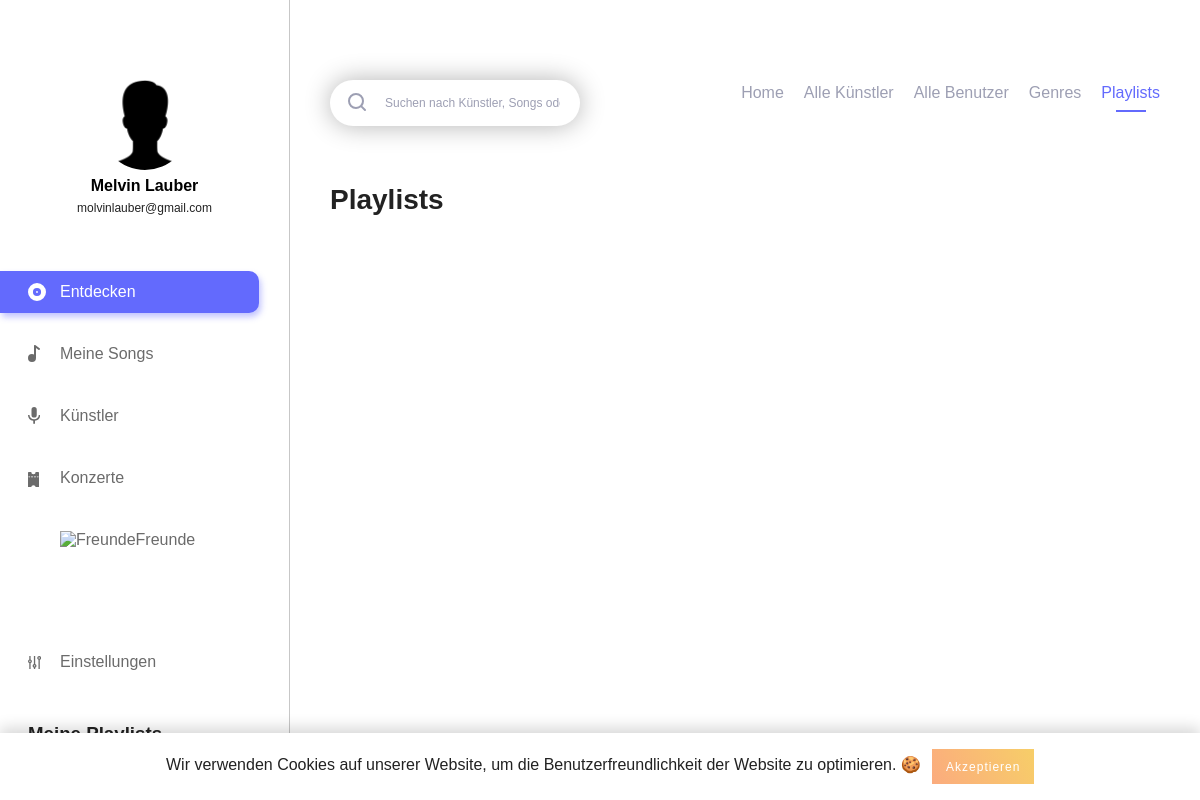
/playlist_detail.php?playlist_id=1 (signed in), run on the app's committed database.
### tables this page shows
CREATE TABLE IF NOT EXISTS `users` (
  `id` int(11) NOT NULL AUTO_INCREMENT,
  `username` varchar(255) NOT NULL,
  `email` varchar(255) NOT NULL,
  `firstname` varchar(255) NOT NULL,
  `lastname` varchar(255) NOT NULL,
  `password_hash` varchar(255) NOT NULL,
  `password_token` varchar(255) NOT NULL,
  `is_artist` int(1) NOT NULL,
  `has_darkmode` tinyint(1) NOT NULL,
  `insta` text,
  `facebook` text,
  PRIMARY KEY (`id`),
  UNIQUE KEY `username` (`username`),
  UNIQUE KEY `email` (`email`)
);

### includes/start.php (called while the page is built, shortened)
<?php
include 'db.php';
if (isset($_SESSION['user']['id']) && !empty($_SESSION['user']['id'])) {
	$statement = $pdo->prepare("SELECT * FROM `users` WHERE `id` = :id");
	$result = $statement->execute(array('id' => $_SESSION['user']['id']));
}
?>

### includes/navigation_left.php (the view, shortened to what this page needs)
<?php
if(isset($_SESSION['active'])) {
	$active_class = $_SESSION['active'];
}
$query = "SELECT * FROM `users` WHERE `id` = ".$_SESSION['user']['id'];
$playlist_query = "SELECT * FROM `playlist` WHERE `user_id` = ".$_SESSION['user']['id'];
?>
<div class="navigation_left">
	<div class="navigation_wrapper">
		<div class="profile">
			<?php if (file_exists('img/profiles/user_'.$_SESSION['user']['id'].'.jpg')) { ?>
			<div class="profile_picture" style="background-image: url('img/profiles/user_<?php echo $_SESSION['user']['id']; ?>.jpg');background-position: center; background-size: 140%;" alt="user_image"></div>
			<?php } else { ?>
			<div class="profile_picture" style="background-image: url('img/profiles/no_user_image.png');background-position: center; background-size: 140%;" alt="user_image"></div>
			<?php } ?>
			<h3 class="profile_name">
				<?php foreach ($pdo->query($query) as $user_data) {
					echo htmlspecialchars($user_data['firstname']).' '.htmlspecialchars($user_data['lastname']);
				} ?>
			</h3>
			<p class="profile_mail">
				<?php foreach ($pdo->query($query) as $user_data) {
					echo htmlspecialchars($user_data['email']);
				} ?>
			</p>
		</div>
		<div class="main_navigation">
			<ul>
				<li class="navigation_element <?php if($active_class === 'discover') { echo 'active'; } ?>"><a href="index.php"><img class="svg" src="img/assets/discover.svg" alt="<?php echo DISCOVER; ?>"><?php echo DISCOVER; ?></a></li>
				<li class="navigation_element <?php if($active_class === 'my_songs') { echo 'active'; } ?>"><a href="my_songs.php"><img class="svg" src="img/assets/my_songs.svg" alt="<?php echo MY_SONGS; ?>"><?php echo MY_SONGS; ?></a></li>
				<li class="navigation_element <?php if($active_class === 'artists') { echo 'active'; } ?>"><a href="artists.php"><img class="svg" src="img/assets/artists.svg" alt="<?php echo ARTISTS; ?>"><?php echo ARTISTS; ?></a></li>
				<li class="navigation_element <?php if($active_class === 'events') { echo 'active'; } ?>"><a href="events.php"><img class="svg" src="img/assets/events.svg" alt="<?php echo EVENTS; ?>"><?php echo EVENTS; ?></a></li>
				<li class="navigation_element <?php if($active_class === 'friends') { echo 'active'; } ?>"><a href="friends.php"><img class="svg" src="img/assets/friends.svg" alt="<?php echo FRIENDS; ?>"><?php echo FRIENDS; ?></a></li>
				<li class="navigation_element <?php if($active_class === 'settings') { echo 'active'; } ?>"><a href="settings.php"><img class="svg" src="img/assets/settings_nav.svg" alt="<?php echo SETTINGS; ?>"><?php echo SETTINGS; ?></a></li>
			</ul>
		</div>
		<div class="playlist_wrapper">
			<h3 class="playlist_title"><?php echo MY_PLAYLISTS; ?></h3>
			<ul>
				<?php foreach ($pdo->query($playlist_query) as $playlist_data) { ?>
					<li class="playlist_element"><a href="playlist_detail.php?playlist_id=<?php echo $playlist_data['playlist_id']; ?>"><?php echo $playlist_data['playlist_name']; ?></a></li>
				<?php } ?>
			</ul>
		</div>
	</div>
</div>

### css/_config.css (style rules this page uses)
:root { --primary-color: #636AFD; --primary-color_light: #e0e1ff; --text: #222; --navigation_left: #6B6B6B; --border: #C7C7C7; --light_text: #9D9FB3; --button: #ededed; --border-bottom: #707070; --background_dark_mode: #21252B; --dark_mode_border: #30353B; --dark_mode_input: #30353B; --dark_mode_light: #DDDDDD; --standard_shadow: 0 3px 27px rgba(0,0,0,0.39); --standard_radius: 13px; --standard_transition: all 0.3s ease; --error_color: #b20000; }

### css/_basic.css (style rules this page uses)
body { font-family: 'DM Sans', sans-serif; margin: 0; padding: 0; color: var(--text); -webkit-font-smoothing: antialiased; -moz-osx-font-smoothing: grayscale; }
h3 { margin: 0; padding: 0; }
ul { padding: 0; margin: 0; }
.profile { text-align: center; }

### css/_navigation.css (style rules this page uses)
.navigation_left { position: fixed; width: 290px; height: 100%; border-right: 1px solid var(--border); padding: 80px 0; box-sizing: border-box; }
.navigation_left .profile { width: 195px; margin: 0 auto; margin-bottom: 50px; }
h3.profile_name { margin-top: 5px; font-size: 16px; line-height: 21px; color: #000; font-weight: 700; }
.profile_mail { font-size: 12px; line-height: 25px; margin: 0; margin-bottom: 5px; }
.navigation_left .profile div.profile_picture { width: 90px; height: 90px; -webkit-border-radius: 100%; -moz-border-radius: 100%; -o-border-radius: 100%; border-radius: 100%; margin: 0 auto; }
.navigation_left .main_navigation ul { padding-right: 30px; box-sizing: border-box; width: 100%; }
.navigation_left .main_navigation ul li.navigation_element { position: relative; list-style-type: none; color: var(--navigation_left); margin-top: 20px; }
.navigation_left .main_navigation ul li.navigation_element:first-child { margin-top: 0; }
.navigation_left .main_navigation ul li.navigation_element:last-child { margin-top: 80px; }
.navigation_left .main_navigation ul li.navigation_element.active a, .navigation_left .main_navigation ul li.navigation_element a:hover { background: var(--primary-color); color: #fff; box-shadow: 2px 4px 6px rgba(99, 106, 253, 0.4); transition: background 0.2s ease, color 0.2s ease; }
.navigation_left .main_navigation ul li a { color: inherit; text-decoration: none; padding: 12px 20px; padding-left: 60px; border-top-right-radius: 10px; border-bottom-right-radius: 10px; box-sizing: border-box; display: inline-block; width: 100%; transition: background 0.2s ease, color 0.2s ease; }
.playlist_wrapper { margin-top: 40px; padding-right: 30px; box-sizing: border-box; width: 100%; }
.playlist_wrapper .playlist_title { padding-left: 28px; box-sizing: border-box; }
.playlist_wrapper ul li.playlist_element { list-style-type: none; color: var(--navigation_left); margin-top: 10px; }
.playlist_wrapper ul li.playlist_element a { color: inherit; text-decoration: none; padding: 8px 20px; padding-left: 28px; border-top-right-radius: 10px; border-bottom-right-radius: 10px; box-sizing: border-box; display: inline-block; width: 100%; transition: background 0.2s ease, color 0.2s ease; }

### data on the page
users: firstname "Melvin", lastname "Lauber", email "molvinlauber@gmail.com"

### other printed values
DISCOVER "Entdecken"
MY_SONGS "Meine Songs"
ARTISTS "Künstler"
EVENTS "Konzerte"
FRIENDS "Freunde"
SETTINGS "Einstellungen"
HOME "Home"
ALL_ARTISTS "Alle Künstler"
ALL_USERS "Alle Benutzer"
GENRES "Genres"
PLAYLISTS "Playlists"
